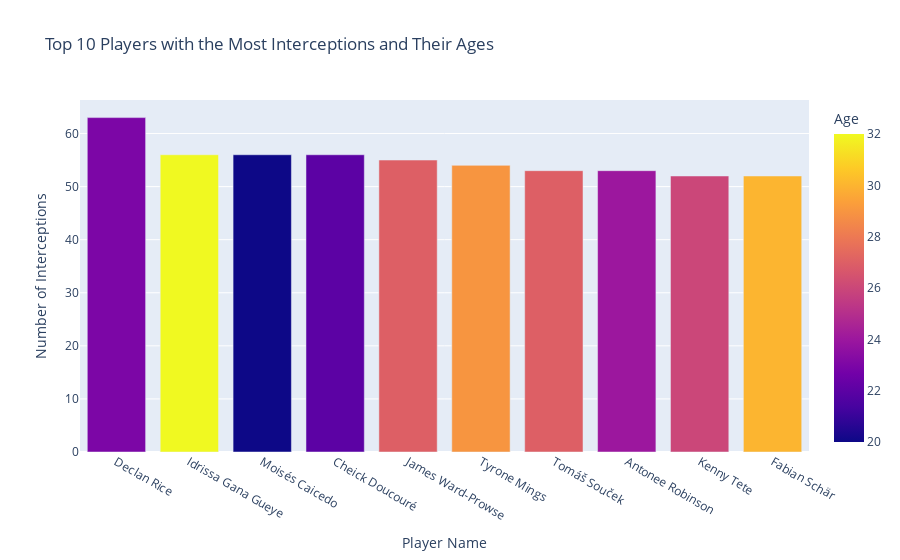

Notebook code for this chart:
### Markdown cell above
lets try to make some graphs:

### Code cell
# Sort the DataFrame by interceptions in descending order
top_interceptors = defensive_df.sort_values(by='Intercept', ascending=False).head(10)

# Create an interactive bar chart
fig = px.bar(top_interceptors, x='Player', y='Intercept', color='Age',
             title='Top 10 Players with the Most Interceptions and Their Ages',
             labels={'Intercept': 'Number of Interceptions', 'Player': 'Player Name'},
             hover_data=['Squad', 'Nation'])

# Customize layout
fig.update_layout(xaxis_title='Player Name', yaxis_title='Number of Interceptions')

# Show the interactive plot
fig.show()

### Figure 1 — Plotly figure (JSON) as saved in the notebook; plotly's stock layout.template omitted (floating-point values rounded to 4 significant figures)
{"data": [{"alignmentgroup": "True", "customdata": [["West Ham", "eng ENG"], ["Everton", "sn SEN"], ["Brighton", "ec ECU"], ["Crystal Palace", "ml MLI"], ["Southampton", "eng ENG"], ["Aston Villa", "eng ENG"], ["West Ham", "cz CZE"], ["Fulham", "us USA"], ["Fulham", "nl NED"], ["Newcastle Utd", "ch SUI"]], "hovertemplate": "Player Name=%{x}<br>Number of Interceptions=%{y}<br>Squad=%{customdata[0]}<br>Nation=%{customdata[1]}<br>Age=%{marker.color}<extra></extra>", "legendgroup": "", "marker": {"color": [23, 32, 20, 22, 27, 29, 27, 24, 26, 30], "coloraxis": "coloraxis", "pattern": {"shape": ""}}, "name": "", "offsetgroup": "", "orientation": "v", "showlegend": false, "textposition": "auto", "type": "bar", "x": ["Declan Rice", "Idrissa Gana Gueye", "Moisés Caicedo", "Cheick Doucouré", "James Ward-Prowse", "Tyrone Mings", "Tomáš Souček", "Antonee Robinson", "Kenny Tete", "Fabian Schär"], "xaxis": "x", "y": [63, 56, 56, 56, 55, 54, 53, 53, 52, 52], "yaxis": "y"}], "layout": {"barmode": "relative", "coloraxis": {"colorbar": {"title": {"text": "Age"}}, "colorscale": [[0, "#0d0887"], [0.1111, "#46039f"], [0.2222, "#7201a8"], [0.3333, "#9c179e"], [0.4444, "#bd3786"], [0.5556, "#d8576b"], [0.6667, "#ed7953"], [0.7778, "#fb9f3a"], [0.8889, "#fdca26"], [1, "#f0f921"]]}, "legend": {"tracegroupgap": 0}, "title": {"text": "Top 10 Players with the Most Interceptions and Their Ages"}, "xaxis": {"anchor": "y", "domain": [0, 1], "title": {"text": "Player Name"}}, "yaxis": {"anchor": "x", "domain": [0, 1], "title": {"text": "Number of Interceptions"}}}}
